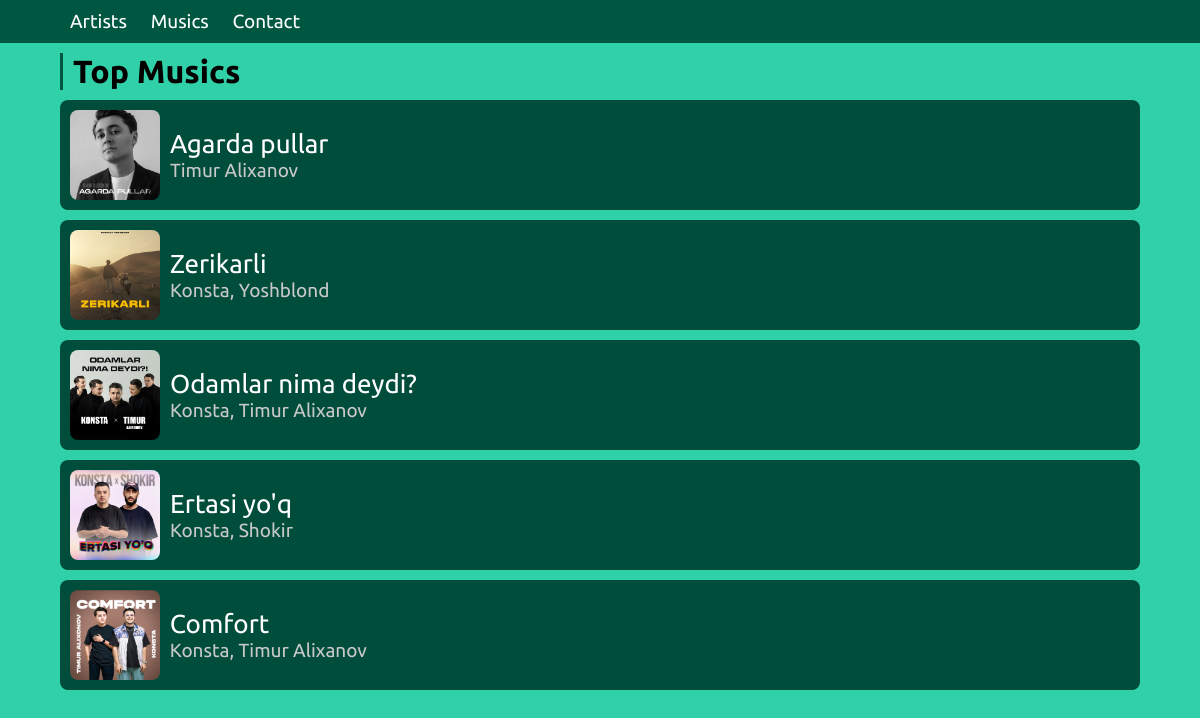
The page /musics/ on the database its author committed.
### music/models.py (models this page shows, shortened)
class Music(models.Model):
	title=models.CharField(max_length=250)
	artist=models.ManyToManyField('Artist',related_name='mus_artists')
	music=models.FileField(
		upload_to='musics_f/',
		unique=True,blank=True,null=True,
		validators=[FileExtensionValidator(['mp3','wav','ogg'])]
		)
	text=models.FileField(
		upload_to='texts/',
		blank=True,null=True,
		validators=[FileExtensionValidator(['txt'])]
		)
	music_img=models.ImageField(
		upload_to='music-profile/',
		null=True,blank=True,
		default='music-profile/default.jpg'
		)
	created_at=models.DateTimeField(auto_now_add=True)
	def artists_str(self):
		artists_lst=self.artist.all()
		lst=[str(i.name) for i in artists_lst]
		return ', '.join(lst)

class Artist(models.Model):
	user=models.ForeignKey(User,on_delete=models.CASCADE)
	name=models.CharField(max_length=250)
	musics=models.ManyToManyField('Music',
		related_name='artist_musics')
	profile_img=models.ImageField(
		upload_to='artist-profile/',
		null=True,blank=True,
		default='artist-profile/default.jpg'
		)

### music/views.py (the view)
# urls.py: path('musics/',MusicListView,name='musiclist_page'),
def MusicListView(request):
	musics=Music.objects.all()
	return render(request,'music/music_list.html',{'musics':musics})

### templates/music/music_list.html (shortened to what this page needs)
{% extends "base.html" %}
{% load static %}
{% block static_link %}
	<link rel="stylesheet" type="text/css" href="{% static 'css/listpages.css' %}">
{% endblock static_link %}
{% block content %}
<div class="container">
	<h1 id="page-title">Top Musics</h1>
	{% for music in musics %}
		<div class="list-box">
			<img src="{{ music.music_img.url }}" width="90" height="90">
			<div class="list-box-detail">
				<a class="list-box-title link" href="{% url 'music_page' music.id %}">{{ music.title }}</a>
				<p class="list-box-artist">
					{{ music.artists_str }}
				</p>
			</div>
		</div>
	{% endfor %}
</div>
{% endblock content %}

### templates/base.html (shortened to what this page needs)
{% load static %}
<!DOCTYPE html>
<html>
  <head>
    <link rel="stylesheet" type="text/css" href="{% static 'css/style.css' %}">
	{% block static_link %}{% endblock static_link %}
  </head>
<body>
	<header>
		<div class="container">
			<nav id="header-nav">
				<a class="header-nav-link" href="{% url 'artistlist_page' %}">Artists</a>
				<a class="header-nav-link" href="{% url 'musiclist_page' %}">Musics</a>
				<a class="header-nav-link" href="{% url 'contact_page' %}">Contact</a>
			</nav>
		</div>
	</header>
{% block content %}{% endblock content %}
</body>
</html>

### static/css/style.css (style rules this page uses)
* { margin: 0; padding: 0; font-family: 'Ubuntu', sans-serif; }
body { background-color: rgb(48, 209, 169); }
header { background-color: rgb(0, 87, 65); margin-bottom: 10px; }
.header-nav-link { display: inline-block; text-decoration: none; color: white; padding: 10px; font-size: 19px; }
.container { width: 90%; margin: 0 auto; }
#page-title { margin: 5px 0; padding-left: 10px; border-left: 3px solid rgb(0, 87, 65); }

### static/css/listpages.css (style rules this page uses)
.list-box { display: flex; padding: 10px; margin: 10px 0; border-radius: 8px; background-color: #004d3c; }
.list-box img { width: 90px; height: 90px; border-radius: 8px; }
.list-box a,.list-box p { display: block; text-decoration: none; }
.list-box-detail { margin: auto auto; width: 100%; margin-left: 10px; }
.list-box-title { color: white; font-size: 26px; }
.list-box-artist { color: rgb(201, 201, 201); font-size: 19px; }

### rows shown on the page
Music: music_img (picture), title "Agarda pullar", artists_str "Timur Alixanov"
Music: music_img (picture), title "Zerikarli", artists_str "Konsta, Yoshblond"
Music: music_img (picture), title "Odamlar nima deydi?", artists_str "Konsta, Timur Alixanov"
Music: music_img (picture), title "Ertasi yo'q", artists_str "Konsta, Shokir"
Music: music_img (picture), title "Comfort", artists_str "Konsta, Timur Alixanov"
